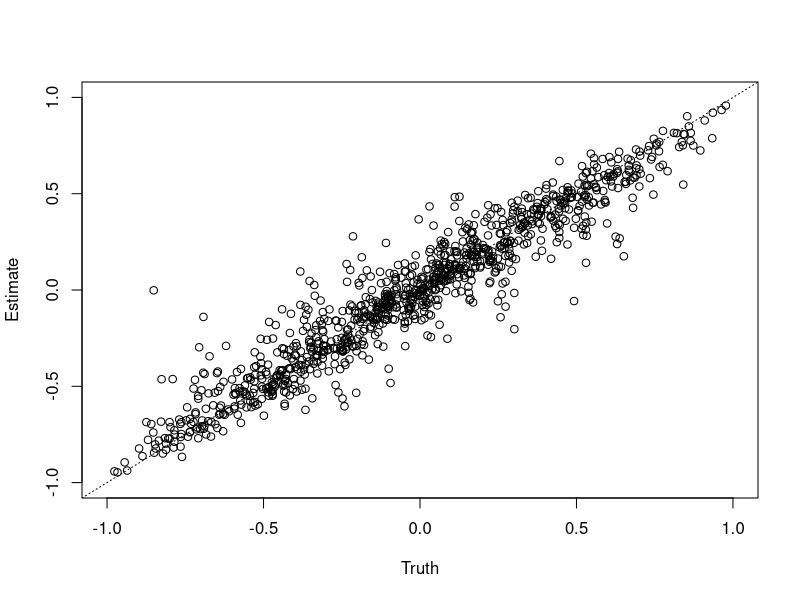

The R script that drew this image: (Note: a time limit stopped this script after it produced the figure.)
## ---- chunk 1
knitr::opts_chunk$set(echo = TRUE)
## ---- chunk 2
require(knitr)
## ---- chunk 3
### global reproducibility of this demo
set.seed(13)
### some sanity in numerical output
options(digits=3)
## ---- chunk 4
### m iid draws (as rows) from Dirichlet(alpha)
### replace with something from CRAN
rdirichlet <- function(n, alpha) {

opt <- matrix(NA, n, length(alpha))

for (j in 1:length(alpha)) {
  opt[,j] <- rgamma(n, alpha[j])
}

# normalize each row
for (i in 1:n) {
  opt[i,] <- opt[i,]/sum(opt[i,])
}  
opt
}
## ---- chunk 5
truth.A <- function() {
  p <- matrix(rdirichlet(1, rep(1,4)), 2,2)   
  q <- matrix(runif(4), 2, 2)

  trgt <- q[2,1] - q[1,1] 

  list(p=p, q=q, trgt=trgt)
}
## ---- chunk 6
truth.A.instance <- truth.A()

truth.A.instance
## ---- chunk 7
datagen <- function(truth, n=250) {

  x.ct <- as.vector(rmultinom(1, size=n, prob=truth$p))
  y.ct <- rbinom(4, size=x.ct, prob=truth$q)

  list(x.ct=x.ct, y.ct=y.ct)
}
## ---- chunk 8
data.A.instance <- datagen(truth.A.instance)
## ---- chunk 9
kable(cbind( c(0,1,0,1), c(0,0,1,1), 
              data.A.instance$x.ct-data.A.instance$y.ct, 
              data.A.instance$y.ct),
      col.names=c("$X_1$","$X_2$","$Y=0$","$Y=1$"))
## ---- chunk 10
posterior.gen <- function(dta, hyp.a0, hyp.a1, m=10000) {
  
  # posterior distribution of q
  # represented as m iid draws (rows)
  q.pst <- t(replicate(m, 
              rbeta(4, shape1=hyp.a0 + dta$y.ct, 
                       shape2=hyp.a1 +dta$x.ct-dta$y.ct)))
  
  # omitting the posterior distribution of p,
  # not needed under present circumstances
  
  # return posterior summaries for (just) the target parameter
  list(mn=mean(q.pst[,2]-q.pst[,1]),
       sd=sd(q.pst[,2]-q.pst[,1]),
       cred.95=quantile(q.pst[,2]-q.pst[,1], c(0.025,0.975)))
}
## ---- chunk 11
posterior.A <- function(dta) {
  posterior.gen(dta, hyp.a0=rep(1,4), hyp.a1=rep(1,4))
}
## ---- chunk 12
inference.A.instance <- posterior.A(data.A.instance)

inference.A.instance
## ---- chunk 13
truth.ensemble.A <- replicate(n=1000, truth.A(), simplify=F)
## ---- chunk 14
data.ensemble.A <- lapply(truth.ensemble.A, datagen)
## ---- chunk 15
inference.ensemble.AA <- lapply(data.ensemble.A, posterior.A)
## ---- chunk 16
Truth <- sapply(truth.ensemble.A, function(z){z$trgt})

Estimate <- sapply(inference.ensemble.AA, function(z){z$mn})

plot(Truth, Estimate, xlim=c(-1,1),ylim=c(-1,1))
abline(c(0,1), lty=3)
## ---- chunk 17
RASE.AA <- sqrt(mean((Estimate-Truth)^2))

RASE.AA
## ---- chunk 18
truth.B <- function() {
  p <- matrix(rdirichlet(1, rep(1,4)), 2, 2)  
  q <- matrix(rbeta(4, shape1=1, shape2=4), 2, 2)

  trgt <- q[2]-q[1] 

  list(p=p, q=q, trgt=trgt)
}
## ---- chunk 19
posterior.B <- function(dta) {
  posterior.gen(dta, hyp.a0=rep(1,4), hyp.a1=rep(4,4))
}
## ---- chunk 20
truth.ensemble.B <- replicate(n=1000, truth.B(), simplify=F)

data.ensemble.B <- lapply(truth.ensemble.B, datagen)

inference.ensemble.BB <- lapply(data.ensemble.B, posterior.B)
## ---- chunk 21
Truth <- sapply(truth.ensemble.B, function(z){z$trgt})

Estimate <- sapply(inference.ensemble.BB, function(z){z$mn})

plot(Truth, Estimate, xlim=c(-1,1),ylim=c(-1,1))
abline(c(0,1), lty=3)
## ---- chunk 22
RASE.BB <- sqrt(mean((Estimate-Truth)^2))

RASE.BB
## ---- chunk 23
### sample a single draw from joint distribution of four probabilities
### arising by penalizing interaction of the risk-difference scale

rbeta4.pen <- function(shp1, shp2, lambda) {
  
  flg <- F
  while (!flg) {
    drw <- rbeta(4, shape1=shp1, shape2=shp2)
    flg <- runif(1) < exp(-lambda*(drw[1]+drw[4]-drw[2]-drw[3])^2)
  }
  drw
}
## ---- chunk 24
truth.C <- function() {
  p <- rdirichlet(1, rep(1,4))   
  q <- rbeta4.pen(shp1=rep(1,4), shp2=rep(1,4), lambda=2.5)     

  trgt <- q[2]-q[1] 

  list(p=p, q=q, trgt=trgt)
}
## ---- chunk 25
truth.D <- function() {
  p <- rdirichlet(1, rep(1,4))   
  q <- rbeta4.pen(shp1=rep(1,4), shp2=rep(4,4), lambda=2.5)     
  
  trgt <- q[2]-q[1] 

  list(p=p, q=q, trgt=trgt)
}
## ---- chunk 26
posterior2.gen <- function(dta, hyp.a0, hyp.a1, lambda, m=10000) {
  # posterior on q
  # represented as m by 4 matrix
  q.pst <- t(replicate(m, 
              rbeta4.pen(shp1=hyp.a0 + dta$y.ct, 
                         shp2=hyp.a1 + dta$x.ct-dta$y.ct,
                         lambda=lambda)))
    

  ### posterior summaries
  list(mn=mean(q.pst[,2]-q.pst[,1]),
       sd=sd(q.pst[,2]-q.pst[,1]),
       cred.95=quantile(q.pst[,2]-q.pst[,1], c(0.025,0.975)))
}
## ---- chunk 27
posterior.C <- function(dta) {
  posterior2.gen(dta, hyp.a0=rep(1,4), hyp.a1=rep(1,4), lambda=2.5)
}

posterior.D <- function(dta) {
  posterior2.gen(dta, hyp.a0=rep(1,4), hyp.a1=rep(4,4), lambda=2.5)
}
## ---- chunk 28
truth.ensemble.C <- replicate(n=1000, truth.C(), simplify=F)

data.ensemble.C <- lapply(truth.ensemble.C, datagen)

inference.ensemble.CC <- lapply(data.ensemble.C, posterior.C)

Truth <- sapply(truth.ensemble.C, function(z){z$trgt})

Estimate <- sapply(inference.ensemble.CC, function(z){z$mn})
## ---- chunk 29
plot(Truth, Estimate, xlim=c(-1,1),ylim=c(-1,1))
abline(c(0,1), lty=3)
## ---- chunk 30
RASE.CC <- sqrt(mean((Estimate-Truth)^2))
## ---- chunk 31
RASE.CC
## ---- chunk 32

truth.ensemble.D <- replicate(n=1000, truth.D(), simplify=F)

data.ensemble.D <- lapply(truth.ensemble.D, datagen)

inference.ensemble.DD <- lapply(data.ensemble.D, posterior.D)

Truth <- sapply(truth.ensemble.D, function(z){z$trgt})

Estimate <- sapply(inference.ensemble.DD, function(z){z$mn})
## ---- chunk 33
plot(Truth, Estimate, xlim=c(-1,1),ylim=c(-1,1))
abline(c(0,1), lty=3)
## ---- chunk 34
RASE.DD <- sqrt(mean((Estimate-Truth)^2))
## ---- chunk 35
RASE.DD
## ---- chunk 36
inference.ensemble.AB <- lapply(data.ensemble.A, posterior.B)
## ---- chunk 37
Truth <- sapply(truth.ensemble.A, function(z){z$trgt})
Estimate <- sapply(inference.ensemble.AB, function(z){z$mn})

RASE.AB <- sqrt(mean((Estimate-Truth)^2))

RASE.AB
## ---- chunk 38
RASE.mtx <- matrix(NA, 4, 4)
diag(RASE.mtx) <- c(RASE.AA, RASE.BB, RASE.CC, RASE.DD)
RASE.mtx[1,2] <- RASE.AB
## ---- chunk 39
inference.ensemble.AC <- lapply(data.ensemble.A, posterior.C)
## ---- chunk 40
Truth <- sapply(truth.ensemble.A, function(z){z$trgt})
Estimate <- sapply(inference.ensemble.AC, function(z){z$mn})
RASE.mtx[1,3] <- sqrt(mean((Estimate-Truth)^2))
## ---- chunk 41
inference.ensemble.AD <- lapply(data.ensemble.A, posterior.D)
## ---- chunk 42
Truth <- sapply(truth.ensemble.A, function(z){z$trgt})
Estimate <- sapply(inference.ensemble.AD, function(z){z$mn})
RASE.mtx[1,4] <- sqrt(mean((Estimate-Truth)^2))
## ---- chunk 43
inference.ensemble.BA <- lapply(data.ensemble.B, posterior.A)
## ---- chunk 44
Truth <- sapply(truth.ensemble.B, function(z){z$trgt})
Estimate <- sapply(inference.ensemble.BA, function(z){z$mn})
RASE.mtx[2,1] <- sqrt(mean((Estimate-Truth)^2))
## ---- chunk 45
inference.ensemble.BC <- lapply(data.ensemble.B, posterior.C)
## ---- chunk 46
Truth <- sapply(truth.ensemble.B, function(z){z$trgt})
Estimate <- sapply(inference.ensemble.BC, function(z){z$mn})
RASE.mtx[2,3] <- sqrt(mean((Estimate-Truth)^2))
## ---- chunk 47
inference.ensemble.BD <- lapply(data.ensemble.B, posterior.D)
## ---- chunk 48
Truth <- sapply(truth.ensemble.B, function(z){z$trgt})
Estimate <- sapply(inference.ensemble.BD, function(z){z$mn})
RASE.mtx[2,4] <- sqrt(mean((Estimate-Truth)^2))
## ---- chunk 49
inference.ensemble.CA <- lapply(data.ensemble.C, posterior.A)
## ---- chunk 50
Truth <- sapply(truth.ensemble.C, function(z){z$trgt})
Estimate <- sapply(inference.ensemble.CA, function(z){z$mn})
RASE.mtx[3,1] <- sqrt(mean((Estimate-Truth)^2))
## ---- chunk 51
inference.ensemble.CB <- lapply(data.ensemble.C, posterior.B)
## ---- chunk 52
Truth <- sapply(truth.ensemble.C, function(z){z$trgt})
Estimate <- sapply(inference.ensemble.CB, function(z){z$mn})
RASE.mtx[3,2] <- sqrt(mean((Estimate-Truth)^2))
## ---- chunk 53
inference.ensemble.CD <- lapply(data.ensemble.C, posterior.D)
## ---- chunk 54
Truth <- sapply(truth.ensemble.C, function(z){z$trgt})
Estimate <- sapply(inference.ensemble.CD, function(z){z$mn})
RASE.mtx[3,4] <- sqrt(mean((Estimate-Truth)^2))
## ---- chunk 55
inference.ensemble.DA <- lapply(data.ensemble.D, posterior.A)
## ---- chunk 56
Truth <- sapply(truth.ensemble.D, function(z){z$trgt})
Estimate <- sapply(inference.ensemble.DA, function(z){z$mn})
RASE.mtx[4,1] <- sqrt(mean((Estimate-Truth)^2))
## ---- chunk 57
inference.ensemble.DB <- lapply(data.ensemble.D, posterior.B)
## ---- chunk 58
Truth <- sapply(truth.ensemble.D, function(z){z$trgt})
Estimate <- sapply(inference.ensemble.DB, function(z){z$mn})
RASE.mtx[4,2] <- sqrt(mean((Estimate-Truth)^2))
## ---- chunk 59
inference.ensemble.DC <- lapply(data.ensemble.D, posterior.C)
## ---- chunk 60
Truth <- sapply(truth.ensemble.D, function(z){z$trgt})
Estimate <- sapply(inference.ensemble.DC, function(z){z$mn})
RASE.mtx[4,3] <- sqrt(mean((Estimate-Truth)^2))
## ---- chunk 61
row.names(RASE.mtx) <- c("Nature A","Nature B","Nature C","Nature D")
## ---- chunk 62
kable(RASE.mtx, 
        col.names=c("A","B","C","D"))
      
